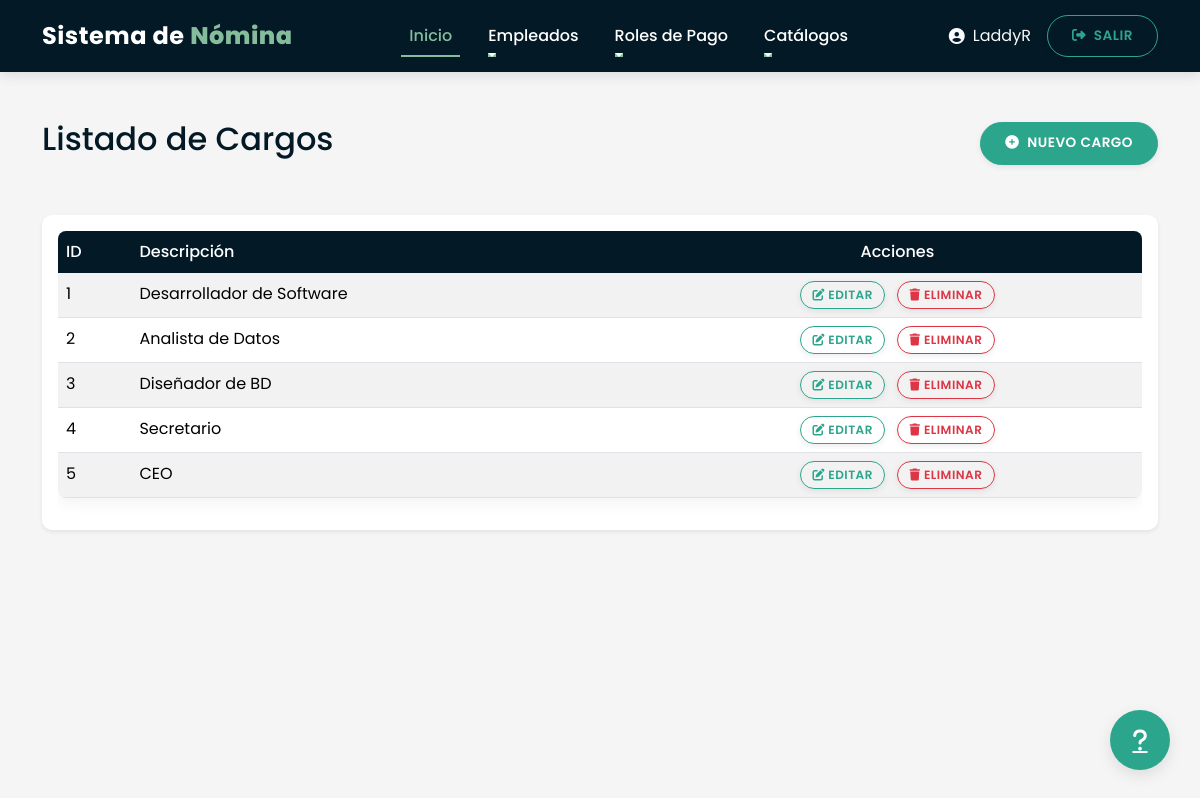
Page /listar_cargos/ (signed in) on the committed database.
### Nomina/models.py (models this page shows, shortened)
class Cargo(models.Model):
    descripcion = models.CharField(max_length=100)

### Nomina/views.py (the view)
# urls.py: path('listar_cargos/', views.listar_cargos, name='listar_cargos'),
@login_required
def listar_cargos(request):
    cargos = Cargo.objects.all()
    paginator = Paginator(cargos, 5)  # 10 empleados por página
    page = request.GET.get('page', 1)
    try:
        cargos_paginados = paginator.page(page)
    except PageNotAnInteger:
        cargos_paginados = paginator.page(1)
    except:
        cargos_paginados = paginator.page(paginator.num_pages)
    return render(request, 'cargo/list.html', {'cargos': cargos_paginados, 'title': 'Listado de Cargos'})

### template/cargo/list.html (shortened to what this page needs)
{% extends "home.html" %}
{% block content %}
<section class="py-5">
  <div class="container">
    <div class="row mb-4">
      <div class="col-lg-12">
        <div class="d-flex justify-content-between align-items-center mb-4">
          <h2>{{ title }}</h2>
          <a href="{% url 'Nomina:crear_cargo' %}" class="btn btn-primary">
            <i class="fas fa-plus-circle me-2"></i>Nuevo Cargo
          </a>
        </div>
      </div>
    </div>
    <div class="row">
      <div class="col-lg-12">
        <div class="card shadow-sm">
          <div class="card-body">
            <div class="table-responsive">
              <table class="table table-hover table-striped">
                <thead class="table-light">
                  <tr>
                    <th>ID</th>
                    <th>Descripción</th>
                    <th class="text-center">Acciones</th>
                  </tr>
                </thead>
                <tbody>
                  {% for c in cargos %}
                  <tr>
                    <td>{{ c.id }}</td>
                    <td>{{ c.descripcion }}</td>
                    <td class="text-center">
                      <a href="{% url 'Nomina:actualizar_cargo' c.id %}" class="btn btn-sm btn-outline-primary me-2">
                        <i class="fas fa-edit"></i> Editar
                      </a>
                      <a href="{% url 'Nomina:eliminar_cargo' c.id %}" class="btn btn-sm btn-outline-danger">
                        <i class="fas fa-trash"></i> Eliminar
                      </a>
                    </td>
                  </tr>
                  {% endfor %}
                </tbody>
              </table>
            </div>
            </div>
        </div>
      </div>
    </div>
  </div>
</section>
{% endblock %}

### template/home.html (shortened to what this page needs)
{% load static %}
<!DOCTYPE html>
<html lang="es">
<head>
  {% load static %}
  <link href={% static 'css/bootstrap.min.css' %} rel="stylesheet">
  <link href="https://cdnjs.cloudflare.com/ajax/libs/font-awesome/6.4.0/css/all.min.css" rel="stylesheet">
</head>
<body>
  <nav class="navbar navbar-expand-lg navbar-dark sticky-top">
    <div class="container">
      <a class="navbar-brand" href="{% url 'home' %}">Sistema de <span>Nómina</span></a>
      <div class="collapse navbar-collapse" id="navbarNav">
        <ul class="navbar-nav mx-auto">
          {% if user.is_authenticated %}
            <li class="nav-item">
              <a class="nav-link active" href="{% url 'home' %}">Inicio</a>
            </li>
            <li class="nav-item dropdown">
              <a class="nav-link dropdown-toggle" href="#" id="empleadosDropdown" role="button" data-bs-toggle="dropdown">
                Empleados
              </a>
            </li>
            <li class="nav-item dropdown">
              <a class="nav-link dropdown-toggle" href="#" id="rolesDropdown" role="button" data-bs-toggle="dropdown">
                Roles de Pago
              </a>
            </li>
            <li class="nav-item dropdown">
              <a class="nav-link dropdown-toggle" href="#" id="catalogosDropdown" role="button" data-bs-toggle="dropdown">
                Catálogos
              </a>
            </li>
          {% endif %}
        </ul>
        <div class="d-flex align-items-center">
          {% if user.is_authenticated %}
            <div class="me-3 d-flex align-items-center text-light">
              <i class="fas fa-user-circle me-2"></i>
              <span>{{ user.username }}</span>
            </div>
            <a class="btn btn-outline-primary" href="{% url 'Nomina:logout' %}">
              <i class="fas fa-sign-out-alt me-1"></i> Salir
            </a>
          {% else %}
            <a class="btn btn-outline-primary me-2" href="{% url 'Nomina:signin' %}">Iniciar Sesión</a>
            <a class="btn btn-primary" href="{% url 'Nomina:signup' %}">Registrarse</a>
          {% endif %}
        </div>
      </div>
    </div>
  </nav>
  {% block content %}{% endblock content %}
  <a href="#" class="floating-btn" title="Ayuda">
    <i class="fas fa-question"></i>
  </a>
</body>
</html>

### template/home.html (style rules this page uses)
:root { --primary-color: #031926; --secondary-color: #2CA58D; --accent-color: #84BC9C; --light-color: #F5F5F5; --light-accent: #E9ECEF; --text-color: #333; --text-light: #ffffff; --text-muted: #6C757D; --border-radius: 10px; --shadow-sm: 0 2px 6px rgba(0, 0, 0, 0.08); --shadow-md: 0 4px 12px rgba(0, 0, 0, 0.1); --shadow-lg: 0 8px 24px rgba(0, 0, 0, 0.15); --transition: all 0.3s ease; }
body { font-family: 'Poppins', sans-serif; color: var(--text-color); overflow-x: hidden; background-color: var(--light-color); line-height: 1.6; }
.navbar { background-color: var(--primary-color) !important; box-shadow: var(--shadow-md); padding: 12px 0; }
.navbar-brand { font-weight: 700; color: var(--text-light) !important; font-size: 1.5rem; letter-spacing: 0.5px; }
.navbar-brand span { color: var(--accent-color) !important; font-weight: 800; }
.nav-link { font-weight: 500; color: var(--text-light) !important; margin: 0 10px; transition: var(--transition); padding: 8px 0; position: relative; }
.nav-link:after { content: ''; position: absolute; width: 0; height: 2px; background: var(--accent-color); bottom: 0; left: 0; transition: var(--transition); }
.nav-link:hover:after, .nav-link.active:after { width: 100%; }
.nav-link:hover, .nav-link.active { color: var(--accent-color) !important; }
.btn { border-radius: 50px; font-weight: 600; padding: 10px 24px; transition: var(--transition); text-transform: uppercase; letter-spacing: 0.5px; font-size: 0.85rem; box-shadow: var(--shadow-sm); }
.btn-sm { padding: 6px 16px; font-size: 0.75rem; }
.btn-primary { background-color: var(--secondary-color); border-color: var(--secondary-color); }
.btn-outline-primary { border-color: var(--secondary-color); color: var(--secondary-color); }
section.py-5 h2 { color: var(--primary-color); }
.dropdown-toggle::after { margin-left: 0.5em; vertical-align: middle; }
.floating-btn { position: fixed; bottom: 30px; right: 30px; width: 60px; height: 60px; border-radius: 50%; background-color: var(--secondary-color); color: white; display: flex; align-items: center; justify-content: center; font-size: 1.5rem; box-shadow: 0 5px 15px rgba(0, 0, 0, 0.1); z-index: 999; transition: all 0.3s ease; }

### template/cargo/list.html (style rules this page uses)
table.table { border-radius: 8px; overflow: hidden; box-shadow: 0 5px 15px rgba(0, 0, 0, 0.05); }
.table thead th { background-color: var(--primary-color); color: white; font-weight: 500; border-color: var(--primary-color); }
.btn-sm { border-radius: 20px; padding: 0.25rem 0.7rem; }
.btn-outline-danger { border-color: #dc3545; color: #dc3545; }
.card { border-radius: 10px; border: none; margin-bottom: 25px; overflow: hidden; }

### rows in the picture
Cargo: id "1", descripcion "Desarrollador de Software"
Cargo: id "2", descripcion "Analista de Datos"
Cargo: id "3", descripcion "Diseñador de BD"
Cargo: id "4", descripcion "Secretario"
Cargo: id "5", descripcion "CEO"

### other values in the picture
{{ user.username }} "LaddyR"
{{ title }} "Listado de Cargos"
